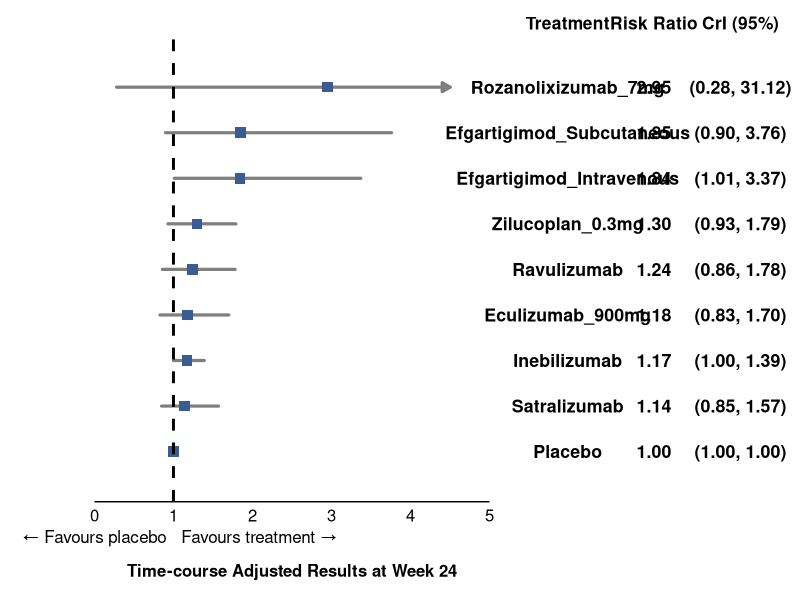
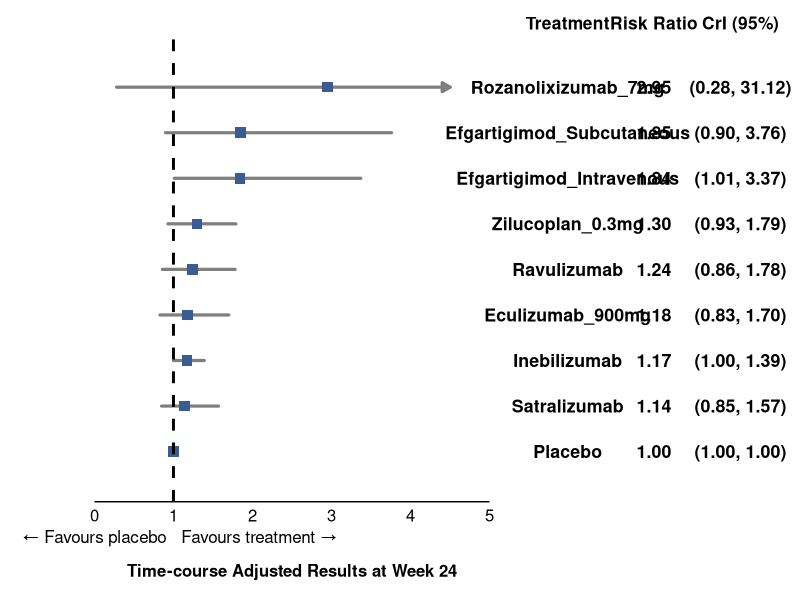

Write the R code that produced these figures, in order.
library(tidyverse)
library(patchwork)

# suitably use setwd()
df <- openxlsx::read.xlsx("Table_01_MG_ADL_3pt_improvement.xlsx")

# Preserve top-to-bottom order in the plot
df$Treatment <- factor(df$Treatment, levels = rev(df$Treatment))

# Label column combining RR and CrI, formatted with fixed decimals
df$RR_label  <- sprintf("%.2f", df$RR)
df$CrI_label <- sprintf("(%.2f, %.2f)", df$lower, df$upper)

# ---- Shared theme elements for row alignment ----
n <- nrow(df)

# ---- Axis limits & arrow logic ----
# Any CI that extends past these limits is truncated and gets an arrowhead
# on the truncated end(s) instead of running off the plot.
xlim_low  <- 0.0
xlim_high <- 4.5

df <- df %>%
  mutate(
    left_clip  = lower < xlim_low,
    right_clip = upper > xlim_high,
    seg_x      = ifelse(left_clip, xlim_low, lower),
    seg_xend   = ifelse(right_clip, xlim_high, upper)
  )

seg_none  <- filter(df, !left_clip & !right_clip)
seg_left  <- filter(df,  left_clip & !right_clip)
seg_right <- filter(df, !left_clip &  right_clip)
seg_both  <- filter(df,  left_clip &  right_clip)

arrow_spec <- function(ends) {
  arrow(angle = 30, length = unit(0.09, "inches"), ends = ends, type = "closed")
}

# ---- Forest plot (left panel)

p_forest <- ggplot(df, aes(x = RR, y = Treatment)) +
  # CI segments split by truncation status, each with the correct arrow ends
  geom_segment(
    data = seg_none,
    aes(x = seg_x, xend = seg_xend, y = Treatment, yend = Treatment),
    color = "grey50", linewidth = 1.1, lineend = "round"
  ) +
  geom_segment(
    data = seg_left,
    aes(x = seg_x, xend = seg_xend, y = Treatment, yend = Treatment),
    color = "grey50", linewidth = 1.1, lineend = "round", arrow = arrow_spec("first")
  ) +
  geom_segment(
    data = seg_right,
    aes(x = seg_x, xend = seg_xend, y = Treatment, yend = Treatment),
    color = "grey50", linewidth = 1.1, lineend = "round", arrow = arrow_spec("last")
  ) +
  geom_segment(
    data = seg_both,
    aes(x = seg_x, xend = seg_xend, y = Treatment, yend = Treatment),
    color = "grey50", linewidth = 1.1, lineend = "round", arrow = arrow_spec("both")
  ) +
  geom_point(size = 3.2, shape = 15, colour = "#3B5B92") +
  geom_vline(xintercept = 1,
             linetype = "dashed",
             color = "black",
             linewidth = 1) +
  annotate("text", x = 1, y = -0.15, label = "\u2190 Favours placebo",
           hjust = 1.05, vjust = 3, size = 4.3, color = "black") +
  annotate("text", x = 1, y = -0.15, label = "Favours treatment \u2192",
           hjust = -0.05, vjust = 3, size = 4.3, color = "black") +
  scale_x_continuous(
    breaks = seq(0, 5, 1), # tweak
    limits = c(xlim_low, xlim_high + 0.5), # tweak
    expand = c(0, 0)
  ) +
  # Lock the y-axis order explicitly. Without this, splitting the CI lines
  # into several geom_segment() layers (one per clip scenario) can cause
  # ggplot to reorder the discrete y-axis based on which layer first
  # introduces each treatment, since each layer only holds a subset of rows.
  scale_y_discrete(limits = levels(df$Treatment), drop = FALSE) +
  labs(x = "Time-course Adjusted Results at Week 24", y = NULL) +
  coord_cartesian(ylim = c(0.5, n + 0.5), clip = "off") +
  theme_minimal(base_size = 11) +
  theme(
    panel.grid.minor = element_blank(),
    panel.grid.major.y = element_blank(),
    panel.grid.major.x = element_blank(),
    axis.text.y = element_blank(),
    axis.ticks.y = element_blank(),
    axis.text.x = element_text(size = 12, color = "black"),
    axis.line.x = element_line(),
    axis.title.x = element_text(size = 12, face = "bold", margin = margin(t = 16), vjust = -3),
    plot.margin = margin(t = 5, r = 4, b = 20, l = 60),
    plot.background  = element_blank(),
    panel.background = element_blank(),
    legend.background = element_blank(),
    legend.box.background = element_blank()
  )

# ---- Table panel (right side): Treatment | Risk Ratio | CrI (95%) ----
# Build a long-format data frame so all three "columns" share the same y-axis
# and therefore stay row-aligned with the forest plot via patchwork.

tbl <- data.frame(
  Treatment = rep(df$Treatment, 3),
  col = factor(rep(c("Treatment", "Risk Ratio", "CrI (95%)"), each = n),
               levels = c("Treatment", "Risk Ratio", "CrI (95%)")),
  label = c(as.character(df$Treatment), df$RR_label, df$CrI_label)
)

p_table <- ggplot(tbl, aes(x = col, y = Treatment, label = label)) +
  geom_text(size = 4.5, color = "black", hjust = 0.5, fontface = "bold") +
  scale_x_discrete(position = "top") +
  scale_y_discrete(limits = levels(df$Treatment), drop = FALSE) +
  coord_cartesian(ylim = c(0.5, n + 0.5), clip = "off") +
  theme_void(base_size = 11) +
  theme(
    axis.text.x.top = element_text(size = 12.5, face = "bold", color = "black",
                                   margin = margin(b = 4)),
    plot.margin = margin(t = 5, r = 0, b = 10, l = 15)
  )

# ---- Combine: forest plot (left) + table (right), rows aligned ----
final_plot <- p_forest + p_table +
  plot_layout(widths = c(1, 0.7)) + # tweak
  plot_annotation(
    theme = theme(
      plot.background = element_rect(
        fill = "transparent",
        colour = NA
      ),
      panel.background = element_rect(
        fill = "transparent",
        colour = NA
      )
    )
  )

final_plot

# suitably use setwd()
ggsave("FP_01_MG_ADL_3pt_improvement.png",
       final_plot,
       width = 12,
       height = 5.5,
       dpi = 2000,
       bg = "transparent")
